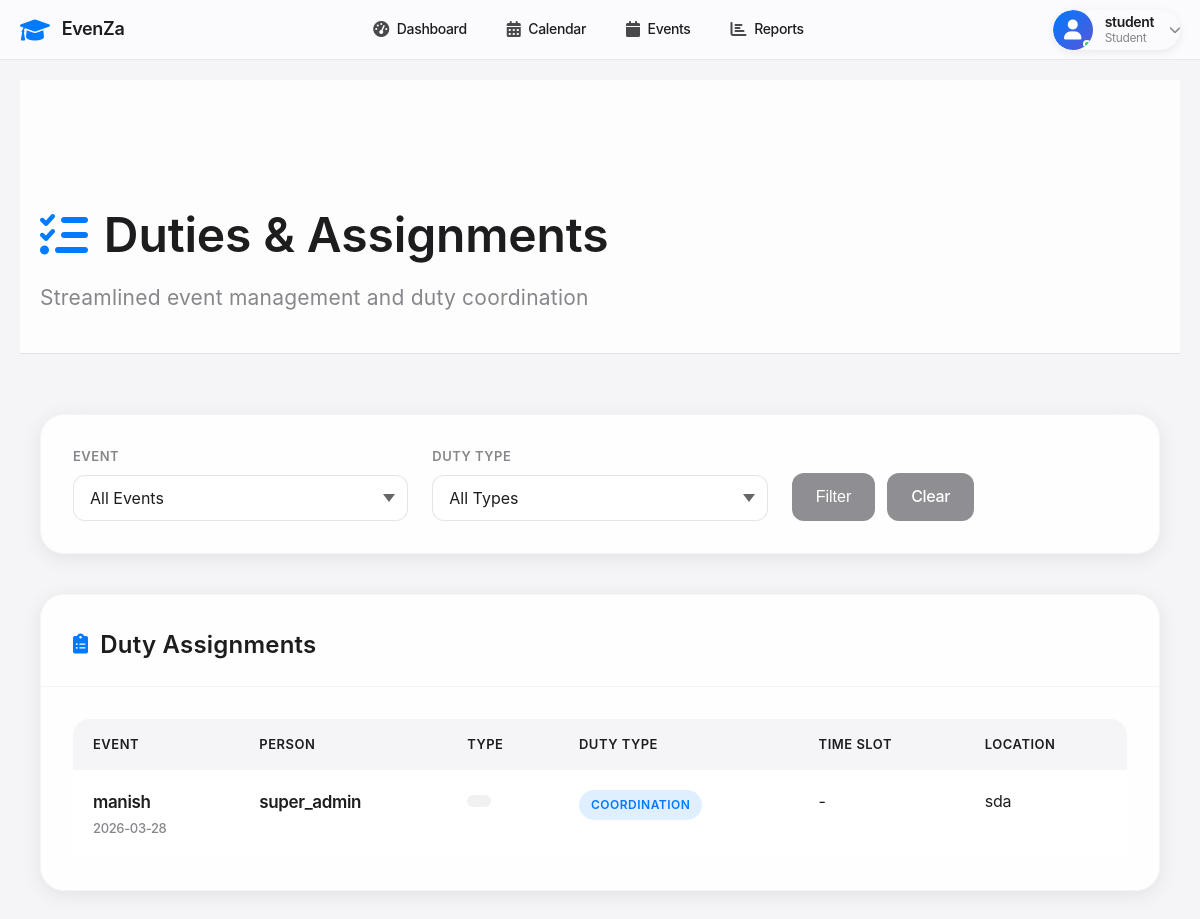
The page /duties (signed in) on the database its author committed.
### tables this page shows
CREATE TABLE duties (
            id INTEGER PRIMARY KEY AUTOINCREMENT,
            event_id INTEGER NOT NULL,
            duty_person_id INTEGER NOT NULL,
            duty_type TEXT NOT NULL,
            duty_date DATE NOT NULL,
            start_time TIME NOT NULL,
            end_time TIME NOT NULL,
            location TEXT NOT NULL,
            description TEXT,
            notes TEXT,
            assigned_at TIMESTAMP DEFAULT CURRENT_TIMESTAMP,
            FOREIGN KEY (event_id) REFERENCES events (id) ON DELETE CASCADE,
            FOREIGN KEY (duty_person_id) REFERENCES duty_personnel (id) ON DELETE CASCADE
        );

CREATE TABLE events (
            id INTEGER PRIMARY KEY AUTOINCREMENT,
            name TEXT NOT NULL,
            type TEXT NOT NULL,
            event_date DATE NOT NULL,
            start_time TIME NOT NULL,
            end_time TIME NOT NULL,
            venue TEXT NOT NULL,
            description TEXT,
            host_school TEXT NOT NULL,
            participating_schools TEXT,
            status TEXT DEFAULT 'upcoming',
            created_at TIMESTAMP DEFAULT CURRENT_TIMESTAMP
        );

CREATE TABLE duty_personnel (
            id INTEGER PRIMARY KEY AUTOINCREMENT,
            name TEXT NOT NULL,
            designation TEXT,
            school TEXT,
            contact TEXT,
            email TEXT,
            created_at TIMESTAMP DEFAULT CURRENT_TIMESTAMP
        );

### app.py (the view)
@app.route('/duties')
@login_required
def duties():
    conn = get_db_connection()
    duties = conn.execute('''
        SELECT d.*, e.name as event_name, e.event_date as event_date,
               dp.name as person_name, dp.designation, dp.school
        FROM duties d
        JOIN events e ON d.event_id = e.id
        JOIN duty_personnel dp ON d.duty_person_id = dp.id
        ORDER BY e.event_date
    ''').fetchall()
    events = conn.execute('SELECT id, name, event_date FROM events ORDER BY event_date').fetchall()
    duty_personnel = conn.execute('SELECT id, name, designation FROM duty_personnel ORDER BY name').fetchall()
    conn.close()
    return render_template('duties.html', duties=duties, events=events,
                         duty_personnel=duty_personnel)

### app.py (called while the page is built)
def get_db_connection():
    conn = sqlite3.connect('events.db')
    conn.row_factory = sqlite3.Row
    return conn

def login_required(f):
    @wraps(f)
    def decorated_function(*args, **kwargs):
        if 'user_id' not in session:
            flash('Please login to access this page', 'error')
            return redirect(url_for('login'))
        return f(*args, **kwargs)
    return decorated_function

### templates/duties.html (shortened to what this page needs)
{% extends "base.html" %}
{% block content %}
<div class="main-header fade-in">
    <div class="container">
        <h1><i class="fas fa-tasks"></i>Duties & Assignments</h1>
        <p>Streamlined event management and duty coordination</p>
    </div>
</div>
<div class="container">
    <div class="filter-section fade-in">
        <form method="GET">
            <div class="filter-grid">
                <div class="form-group">
                    <label class="form-label">Event</label>
                    <select name="event" class="form-select" onchange="this.form.submit()">
                        <option value="all">All Events</option>
                    </select>
                </div>
                <div class="form-group">
                    <label class="form-label">Duty Type</label>
                    <select name="duty_type" class="form-select" onchange="this.form.submit()">
                        <option value="all">All Types</option>
                    </select>
                </div>
                <div class="filter-buttons">
                    <button type="submit" class="secondary-button">Filter</button>
                    <a href="{{ url_for('duties') }}" class="secondary-button">Clear</a>
                </div>
            </div>
        </form>
    </div>
    <div class="apple-card fade-in">
        <div class="card-header">
            <h2 class="card-title">
                <i class="fas fa-clipboard-list"></i>Duty Assignments
            </h2>
        </div>
        <div class="card-body">
            {% if duties %}
                <div class="table-container">
                    <table class="duties-table">
                        <thead>
                            <tr>
                                <th>Event</th>
                                <th>Person</th>
                                <th>Type</th>
                                <th>Duty Type</th>
                                <th>Time Slot</th>
                                <th>Location</th>
                            </tr>
                        </thead>
                        <tbody>
                            {% for duty in duties %}
                                <tr>
                                    <td>
                                        <div class="event-name">{{ duty.event_name }}</div>
                                        <div class="event-date">{{ duty.event_date }}</div>
                                    </td>
                                    <td>
                                        <div class="person-name">{{ duty.person_name }}</div>
                                    </td>
                                    <td>
                                        <span class="badge badge-secondary">{{ duty.person_type }}</span>
                                    </td>
                                    <td>
                                        <span class="badge badge-info">{{ duty.duty_type|title }}</span>
                                    </td>
                                    <td>
                                        {{ duty.time_slot or '-' }}
                                    </td>
                                    <td>
                                        {{ duty.location or '-' }}
                                    </td>
                                </tr>
                            {% endfor %}
                        </tbody>
                    </table>
                </div>
            {% else %}
                <div class="empty-state">
                    <i class="fas fa-tasks"></i>
                    <h3>No Assignments Yet</h3>
                    <p>Create your first duty assignment to get started.</p>
                </div>
            {% endif %}
        </div>
    </div>
</div>
{% endblock %}

### static/css/style.css (style rules this page uses)
* { margin: 0; padding: 0; box-sizing: border-box; }
body { font-family: -apple-system, BlinkMacSystemFont, 'Segoe UI', Roboto, Oxygen, Ubuntu, Cantarell, sans-serif; background: #f5f5f7; color: #1d1d1f; line-height: 1.47059; font-weight: 400; letter-spacing: -.022em; }
.container { max-width: 1200px; margin: 0 auto; padding: 0 20px; }
.main-header { background: rgba(255, 255, 255, 0.8); backdrop-filter: saturate(180%) blur(20px); -webkit-backdrop-filter: saturate(180%) blur(20px); border-bottom: 1px solid rgba(0, 0, 0, 0.1); padding: 120px 0 40px; margin-bottom: 60px; position: sticky; top: 60px; z-index: 100; }
.main-header h1 { font-size: 48px; font-weight: 600; letter-spacing: -.003em; margin-bottom: 12px; color: #1d1d1f; }
.main-header p { font-size: 21px; font-weight: 400; color: #86868b; letter-spacing: .011em; }
.main-header i { margin-right: 16px; color: #007aff; }
.apple-card { background: rgba(255, 255, 255, 0.9); backdrop-filter: saturate(180%) blur(20px); -webkit-backdrop-filter: saturate(180%) blur(20px); border-radius: 24px; border: 1px solid rgba(0, 0, 0, 0.04); box-shadow: 0 4px 20px rgba(0, 0, 0, 0.08); overflow: hidden; transition: all 0.3s cubic-bezier(0.25, 0.46, 0.45, 0.94); }
.card-header { padding: 32px 32px 24px; border-bottom: 1px solid rgba(0, 0, 0, 0.04); }
.card-title { font-size: 24px; font-weight: 600; color: #1d1d1f; display: flex; align-items: center; letter-spacing: .009em; }
.card-title i { margin-right: 12px; color: #007aff; font-size: 20px; }
.card-body { padding: 32px; }
.event-name { font-size: 17px; font-weight: 600; color: #1d1d1f; flex: 1; }
.event-date { font-size: 15px; color: #86868b; font-weight: 500; }
.fade-in { opacity: 0; transform: translateY(30px); animation: fadeInUp 0.8s cubic-bezier(0.25, 0.46, 0.45, 0.94) forwards; }
.fade-in:nth-child(1) { animation-delay: 0.1s; }
.fade-in:nth-child(2) { animation-delay: 0.2s; }

### templates/base.html (style rules this page uses)
* { margin: 0; padding: 0; box-sizing: border-box; }
body { font-family: -apple-system, BlinkMacSystemFont, 'Segoe UI', Roboto, Oxygen, Ubuntu, Cantarell, sans-serif; background: #f5f5f7; color: #1d1d1f; }

### rows shown on the page
duties: event_name "manish", event_date "2026-03-28", person_name "super_admin", duty_type "COORDINATION", time_slot "-", location "sda"

### other values the page prints
{{ session.username }} "student"
{{ session.role|capitalize|replace('_', ' ') }} "Student"
